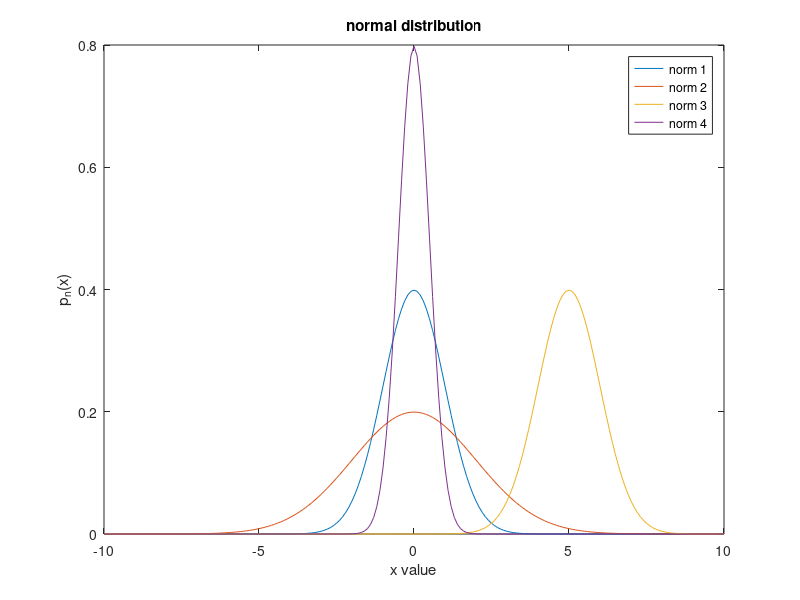

Write the MATLAB code that produced this figure.
% question 4
x = linspace(-10,10)
x = [-10:.1:10];
norm1 = normpdf (x,0,1);
norm2 = normpdf (x,0,2);
norm3 = normpdf (x,5,1);
norm4 = normpdf (x,0,.5);

plot(x,norm1);
hold on
plot(x,norm2);
plot(x,norm3);
plot(x,norm4);
hold off

xlabel('x value'), ylabel('p_n(x)'), title('normal distribution')
legend('norm 1','norm 2','norm 3','norm 4', 'Location', 'NorthEast') 

